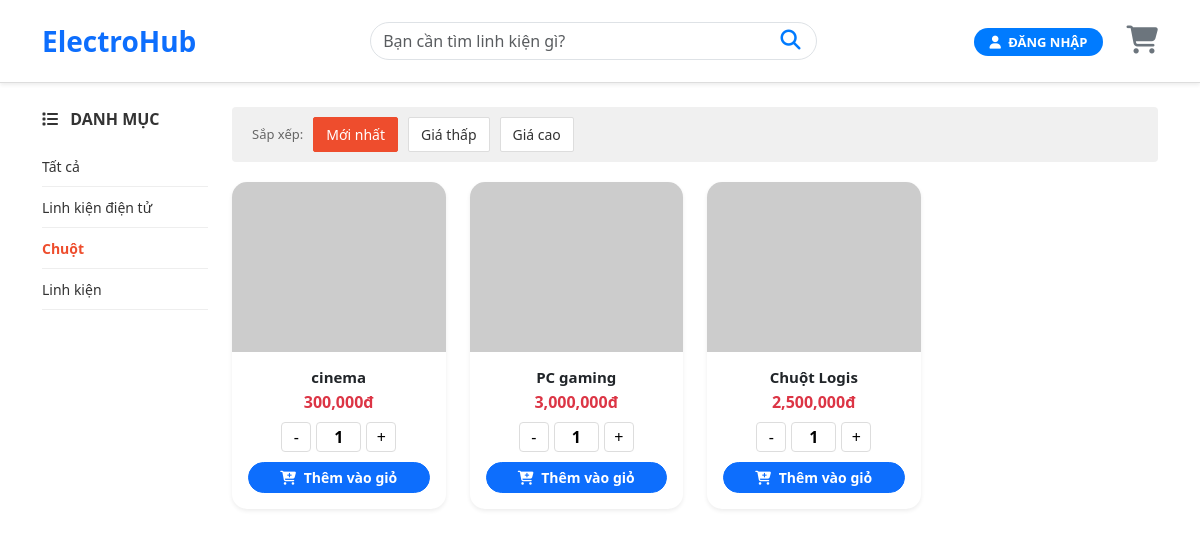
Page /mua_hang.php?category=Chuột  on the committed database.
### tables this page shows
CREATE TABLE `danh_muc` (
  `id_danh_muc` int NOT NULL AUTO_INCREMENT,
  `ten_danh_muc` varchar(100) NOT NULL,
  `mo_ta` text,
  PRIMARY KEY (`id_danh_muc`)
);

CREATE TABLE `san_pham` (
  `id_sp` int NOT NULL AUTO_INCREMENT,
  `ma_san_pham` varchar(50) NOT NULL,
  `ten_sp` varchar(255) NOT NULL,
  `mo_ta` text,
  `gia_tien` decimal(15,2) DEFAULT '0.00',
  `so_luong_kho` int DEFAULT '0',
  `ma_danh_muc` int DEFAULT NULL,
  `hinh_anh` varchar(255) DEFAULT NULL,
  PRIMARY KEY (`id_sp`),
  UNIQUE KEY `ma_san_pham` (`ma_san_pham`),
  KEY `fk_sanpham_danhmuc` (`ma_danh_muc`),
  CONSTRAINT `fk_sanpham_danhmuc` FOREIGN KEY (`ma_danh_muc`) REFERENCES `danh_muc` (`id_danh_muc`) ON DELETE SET NULL
);

### mua_hang.php (the view, shortened to what this page needs)
<?php
$conn = new mysqli("localhost", "root", "", "quan_ly_kho");
mysqli_set_charset($conn, "utf8");
$search = isset($_GET['query']) ? $_GET['query'] : "";
$sort = isset($_GET['sort']) ? $_GET['sort'] : "newest";
$category = isset($_GET['category']) ? $_GET['category'] : "";
$order_sql = "san_pham.id_sp DESC";
$where_clauses = [];
if ($category != "") {
    $where_clauses[] = "danh_muc.ten_danh_muc = '$category'";
}
$where_sql = "";
if (count($where_clauses) > 0) {
    $where_sql = " WHERE " . implode(" AND ", $where_clauses);
}
$sql = "SELECT san_pham.*, danh_muc.ten_danh_muc
        FROM san_pham
        LEFT JOIN danh_muc ON san_pham.ma_danh_muc = danh_muc.id_danh_muc
        $where_sql
        ORDER BY $order_sql";
$result = $conn->query($sql);
$name_to_show = "";
?>
<!DOCTYPE html>
<html lang="vi">
<head>
    <link href="https://cdn.jsdelivr.net/npm/bootstrap@5.3.0/dist/css/bootstrap.min.css" rel="stylesheet">
    <link rel="stylesheet" href="https://cdnjs.cloudflare.com/ajax/libs/font-awesome/6.4.0/css/all.min.css">
</head>
<body>
<nav class="navbar sticky-top mb-4 shadow-sm">
    <div class="container d-flex justify-content-between align-items-center">
        <a class="navbar-brand fw-bold text-primary fs-3" href="mua_hang.php">ElectroHub</a>
        <form class="search-box" action="mua_hang.php" method="GET">
            <input type="text" name="query" class="form-control rounded-pill pe-5"
                   placeholder="Bạn cần tìm linh kiện gì?" value="<?php echo htmlspecialchars($search); ?>">
            <button type="submit" class="search-btn"><i class="fa fa-search fs-5"></i></button>
        </form>
        <div class="d-flex align-items-center">
            <div class="me-4">
                <?php if ($name_to_show != ""): ?>
                    <div class="dropdown">
                        <a class="text-dark dropdown-toggle fw-bold text-decoration-none" href="#" data-bs-toggle="dropdown" style="font-size: 14px;">
                            Chào, <?php echo $name_to_show; ?>
                        </a>
                        <ul class="dropdown-menu dropdown-menu-end shadow">
                            <li><a class="dropdown-item text-danger" href="dang_xuat.php"><i class="fa fa-sign-out-alt me-2"></i>Đăng xuất</a></li>
                        </ul>
                    </div>
                <?php else: ?>
                    <a href="dang_nhap.php" class="btn-login-main"><i class="fa fa-user me-1"></i> ĐĂNG NHẬP</a>
                <?php endif; ?>
            </div>
            <a href="<?php echo isset($_SESSION['user_admin']) ? 'giohang.php' : 'dang_nhap.php'; ?>" class="cart-wrapper" onclick="<?php if(!isset($_SESSION['user_admin'])) echo "alert('Vui lòng đăng nhập để xem giỏ hàng!');"; ?>">
                <i class="fa fa-shopping-cart fs-3 text-secondary"></i>
            </a>
        </div>
    </div>
</nav>
<div class="container">
    <div class="row">
        <div class="col-md-3 col-lg-2">
            <div class="category-title"><i class="fa fa-list me-2"></i> DANH MỤC</div>
            <ul class="category-list">
                <li class="category-item">
                    <a href="mua_hang.php" class="category-link <?php echo ($category == '') ? 'active' : ''; ?>">Tất cả</a>
                </li>
                <?php
                $res_dm = $conn->query("SELECT * FROM danh_muc");
                while($dm = $res_dm->fetch_assoc()):
                    $ten_dm = $dm['ten_danh_muc'];
                ?>
                <li class="category-item">
                    <a href="?category=<?php echo urlencode($ten_dm); ?>&query=<?php echo urlencode($search); ?>"
                       class="category-link <?php echo ($category == $ten_dm) ? 'active' : ''; ?>">
                        <?php echo $ten_dm; ?>
                    </a>
                </li>
                <?php endwhile; ?>
            </ul>
        </div>
        <div class="col-md-9 col-lg-10">
            <div class="sort-bar">
                <span style="font-size:13px; color: #666;">Sắp xếp:</span>
                <a href="?sort=newest&query=<?php echo urlencode($search); ?>&category=<?php echo urlencode($category); ?>" class="sort-btn <?php echo ($sort == 'newest') ? 'active' : ''; ?>">Mới nhất</a>
                <a href="?sort=price_asc&query=<?php echo urlencode($search); ?>&category=<?php echo urlencode($category); ?>" class="sort-btn <?php echo ($sort == 'price_asc') ? 'active' : ''; ?>">Giá thấp</a>
                <a href="?sort=price_desc&query=<?php echo urlencode($search); ?>&category=<?php echo urlencode($category); ?>" class="sort-btn <?php echo ($sort == 'price_desc') ? 'active' : ''; ?>">Giá cao</a>
            </div>
            <div class="row row-cols-1 row-cols-md-3 row-cols-lg-4 g-4">
                <?php if ($result && $result->num_rows > 0): ?>
                    <?php while($row = $result->fetch_assoc()): ?>
                        <div class="col">
                            <div class="card h-100 border-0 shadow-sm" style="border-radius:15px; overflow: hidden;">
                                <a href="chi_tiet_sp.php?id=<?php echo $row['id_sp']; ?>">
                                    <img src="uploads/<?php echo $row['hinh_anh']; ?>" class="card-img-top"
                                         style="height:170px; object-fit:cover;"
                                         onerror="this.src='https://via.placeholder.com/200'">
                                </a>
                                <div class="card-body text-center">
                                    <h6 class="fw-bold mb-1" style="font-size: 15px;">
                                        <a href="chi_tiet_sp.php?id=<?php echo $row['id_sp']; ?>" style="text-decoration: none; color: inherit;">
                                            <?php echo $row['ten_sp']; ?>
                                        </a>
                                    </h6>
                                    <p class="text-danger fw-bold mb-2"><?php echo number_format($row['gia_tien']); ?>đ</p>
                                    <div class="qty-input-group">
                                        <button type="button" class="btn-qty" onclick="changeQty(<?php echo $row['id_sp']; ?>, -1)">-</button>
                                        <input type="text" id="qty_<?php echo $row['id_sp']; ?>" value="1" readonly class="input-qty">
                                        <button type="button" class="btn-qty" onclick="changeQty(<?php echo $row['id_sp']; ?>, 1)">+</button>
                                    </div>
                                    <button onclick="addToCart(<?php echo $row['id_sp']; ?>)" class="btn btn-sm btn-primary rounded-pill px-3 w-100 fw-bold">
                                        <i class="fa fa-cart-plus me-1"></i> Thêm vào giỏ
                                    </button>
                                </div>
                            </div>
                        </div>
                    <?php endwhile; ?>
                <?php else: ?>
                    <div class="col-12 text-center py-5">
                        <p class="text-muted">Không tìm thấy sản phẩm nào.</p>
                    </div>
                <?php endif; ?>
            </div>
        </div>
    </div>
</div>
</body>
</html>

### mua_hang.php (style rules this page uses)
.navbar { background: white; border-bottom: 1px solid #ddd; padding: 15px 0; }
.search-box { position: relative; width: 40%; }
.search-btn { position: absolute; right: 10px; top: 50%; transform: translateY(-50%); border: none; background: none; color: #007bff; cursor: pointer; }
.category-title { font-weight: bold; font-size: 16px; margin-bottom: 15px; color: #333; }
.category-list { list-style: none; padding: 0; }
.category-item { padding: 8px 0; border-bottom: 1px solid #eee; }
.category-link { text-decoration: none; color: #333; font-size: 14px; }
.category-link:hover, .category-link.active { color: #ee4d2d; font-weight: bold; }
.sort-bar { background: #f0f0f0; padding: 10px 20px; border-radius: 4px; display: flex; align-items: center; gap: 10px; margin-bottom: 20px; }
.sort-btn { background: white; border: 1px solid #ddd; padding: 6px 12px; font-size: 14px; border-radius: 2px; text-decoration: none; color: #333; }
.sort-btn.active { background: #ee4d2d; color: white; border-color: #ee4d2d; }
.cart-wrapper { position: relative; display: inline-block; color: #666; text-decoration: none; }
.qty-input-group { display: flex; align-items: center; justify-content: center; gap: 5px; margin-bottom: 10px; }
.btn-qty { width: 30px; height: 30px; padding: 0; line-height: 1; border: 1px solid #ddd; background: #fff; border-radius: 4px; }
.input-qty { width: 45px; height: 30px; text-align: center; border: 1px solid #ddd; border-radius: 4px; font-weight: bold; }
.btn-login-main { background: #007bff; color: white; border-radius: 20px; font-weight: bold; font-size: 13px; padding: 5px 15px; text-decoration: none; transition: 0.3s; }

### rows in the picture
danh_muc: ten_danh_muc "Linh kiện điện tử"
danh_muc: ten_danh_muc "Chuột"
danh_muc: ten_danh_muc "Linh kiện"
san_pham: ten_sp "cinema", gia_tien "300,000"
san_pham: ten_sp "PC gaming", gia_tien "3,000,000"
san_pham: ten_sp "Chuột Logis", gia_tien "2,500,000"
